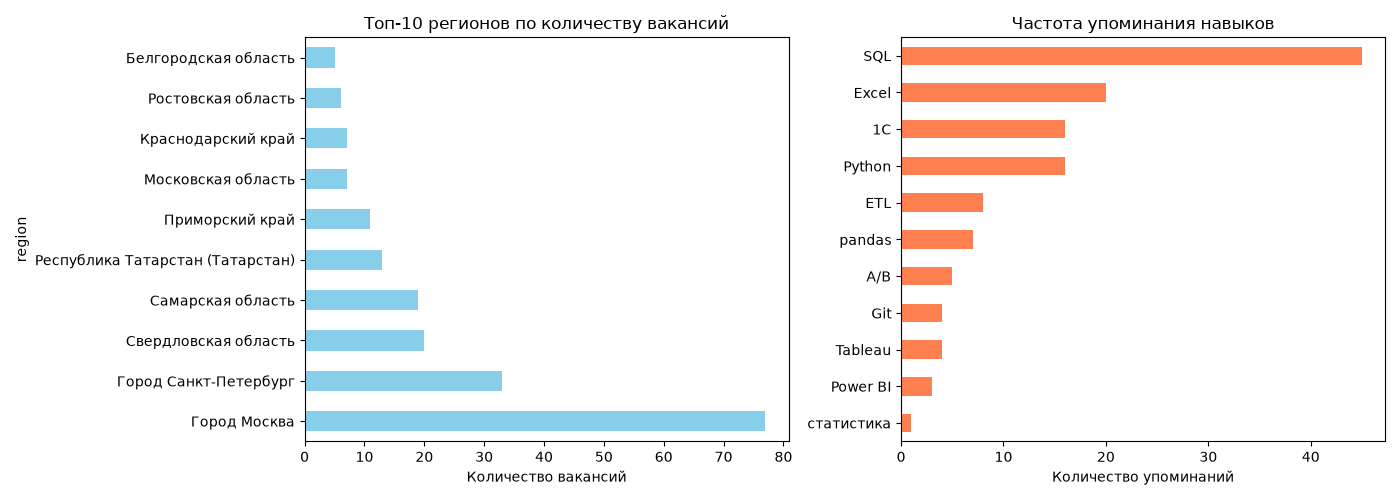

Source code (Python):
import pandas as pd
import matplotlib.pyplot as plt
import seaborn as sns
import re

# 1. Загрузка данных
df = pd.read_csv("trudvsem_vacancies.csv")

print(f"Всего вакансий: {len(df)}")
print(f"Колонки: {df.columns.tolist()}")

# 2. Очистка зарплат (0 = не указана)
df["salary_min"] = df["salary_min"].replace(0, None)
df["salary_max"] = df["salary_max"].replace(0, None)

# 3. Топ-10 регионов по количеству вакансий
print("\nТоп-10 регионов:")
top_regions = df["region"].value_counts().head(10)
print(top_regions)

# 4. Топ-10 компаний
print("\nТоп-10 компаний:")
top_companies = df["company"].value_counts().head(10)
print(top_companies)

# 5. Средняя зарплата (по минимальной)
salaries = df["salary_min"].dropna()
if len(salaries) > 0:
    print(f"\nСредняя минимальная зарплата: {salaries.mean():.0f} руб.")
    print(f"Медиана: {salaries.median():.0f} руб.")
    print(f"Минимум: {salaries.min():.0f} руб.")
    print(f"Максимум: {salaries.max():.0f} руб.")
else:
    print("\nЗарплаты не указаны в данных.")

# 6. Поиск навыков в тексте вакансий
skills_keywords = ["SQL", "Python", "Excel", "Power BI", "Tableau",
                   "pandas", "matplotlib", "статистика", "A/B", "ETL", "1С", "Git"]

skill_counts = {skill: 0 for skill in skills_keywords}

for duty in df["duty"].dropna():
    duty_lower = str(duty).lower()
    for skill in skills_keywords:
        if skill.lower() in duty_lower:
            skill_counts[skill] += 1

print("\nЧастота упоминания навыков:")
for skill, count in sorted(skill_counts.items(), key=lambda x: -x[1]):
    if count > 0:
        print(f"{skill}: {count} раз")

# 7. Визуализация
fig, axes = plt.subplots(1, 2, figsize=(14, 5))

top_regions.plot(kind="barh", ax=axes[0], color="skyblue")
axes[0].set_title("Топ-10 регионов по количеству вакансий")
axes[0].set_xlabel("Количество вакансий")

skills_series = pd.Series(skill_counts).sort_values(ascending=True)
skills_series = skills_series[skills_series > 0]
skills_series.plot(kind="barh", ax=axes[1], color="coral")
axes[1].set_title("Частота упоминания навыков")
axes[1].set_xlabel("Количество упоминаний")

plt.tight_layout()
plt.savefig("trudvsem_analysis.png")
plt.show()

print("\nГрафики сохранены в файл trudvsem_analysis.png")
